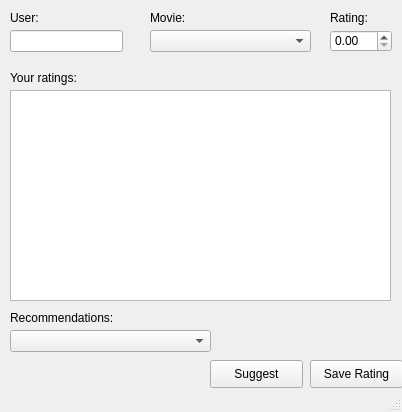
<?xml version="1.0" encoding="UTF-8"?>
<ui version="4.0">
 <class>MainWindow</class>
 <widget class="QMainWindow" name="MainWindow">
  <property name="geometry">
   <rect>
    <x>0</x>
    <y>0</y>
    <width>402</width>
    <height>412</height>
   </rect>
  </property>
  <property name="windowTitle">
   <string>User Profile</string>
  </property>
  <widget class="QWidget" name="centralwidget">
   <widget class="QPushButton" name="pushButton">
    <property name="geometry">
     <rect>
      <x>310</x>
      <y>360</y>
      <width>93</width>
      <height>28</height>
     </rect>
    </property>
    <property name="text">
     <string>Save Rating</string>
    </property>
   </widget>
   <widget class="QLabel" name="label">
    <property name="geometry">
     <rect>
      <x>10</x>
      <y>10</y>
      <width>55</width>
      <height>16</height>
     </rect>
    </property>
    <property name="text">
     <string>User:</string>
    </property>
   </widget>
   <widget class="QLabel" name="label_2">
    <property name="geometry">
     <rect>
      <x>150</x>
      <y>10</y>
      <width>55</width>
      <height>16</height>
     </rect>
    </property>
    <property name="text">
     <string>Movie:</string>
    </property>
   </widget>
   <widget class="QLineEdit" name="lineEdit">
    <property name="geometry">
     <rect>
      <x>10</x>
      <y>30</y>
      <width>113</width>
      <height>22</height>
     </rect>
    </property>
   </widget>
   <widget class="QLabel" name="label_3">
    <property name="geometry">
     <rect>
      <x>330</x>
      <y>10</y>
      <width>55</width>
      <height>16</height>
     </rect>
    </property>
    <property name="text">
     <string>Rating:</string>
    </property>
   </widget>
   <widget class="QLabel" name="label_4">
    <property name="geometry">
     <rect>
      <x>10</x>
      <y>70</y>
      <width>81</width>
      <height>16</height>
     </rect>
    </property>
    <property name="text">
     <string>Your ratings:</string>
    </property>
   </widget>
   <widget class="QDoubleSpinBox" name="doubleSpinBox">
    <property name="geometry">
     <rect>
      <x>330</x>
      <y>30</y>
      <width>62</width>
      <height>22</height>
     </rect>
    </property>
   </widget>
   <widget class="QComboBox" name="comboBox">
    <property name="geometry">
     <rect>
      <x>150</x>
      <y>30</y>
      <width>161</width>
      <height>22</height>
     </rect>
    </property>
   </widget>
   <widget class="QComboBox" name="comboBox_2">
    <property name="geometry">
     <rect>
      <x>10</x>
      <y>330</y>
      <width>201</width>
      <height>22</height>
     </rect>
    </property>
   </widget>
   <widget class="QLabel" name="label_5">
    <property name="geometry">
     <rect>
      <x>10</x>
      <y>310</y>
      <width>121</width>
      <height>16</height>
     </rect>
    </property>
    <property name="text">
     <string>Recommendations:</string>
    </property>
   </widget>
   <widget class="QTextEdit" name="textEdit">
    <property name="geometry">
     <rect>
      <x>10</x>
      <y>90</y>
      <width>381</width>
      <height>211</height>
     </rect>
    </property>
   </widget>
   <widget class="QPushButton" name="pushButton_2">
    <property name="geometry">
     <rect>
      <x>210</x>
      <y>360</y>
      <width>93</width>
      <height>28</height>
     </rect>
    </property>
    <property name="text">
     <string>Suggest</string>
    </property>
   </widget>
  </widget>
  <widget class="QStatusBar" name="statusbar"/>
 </widget>
 <resources/>
 <connections/>
</ui>
